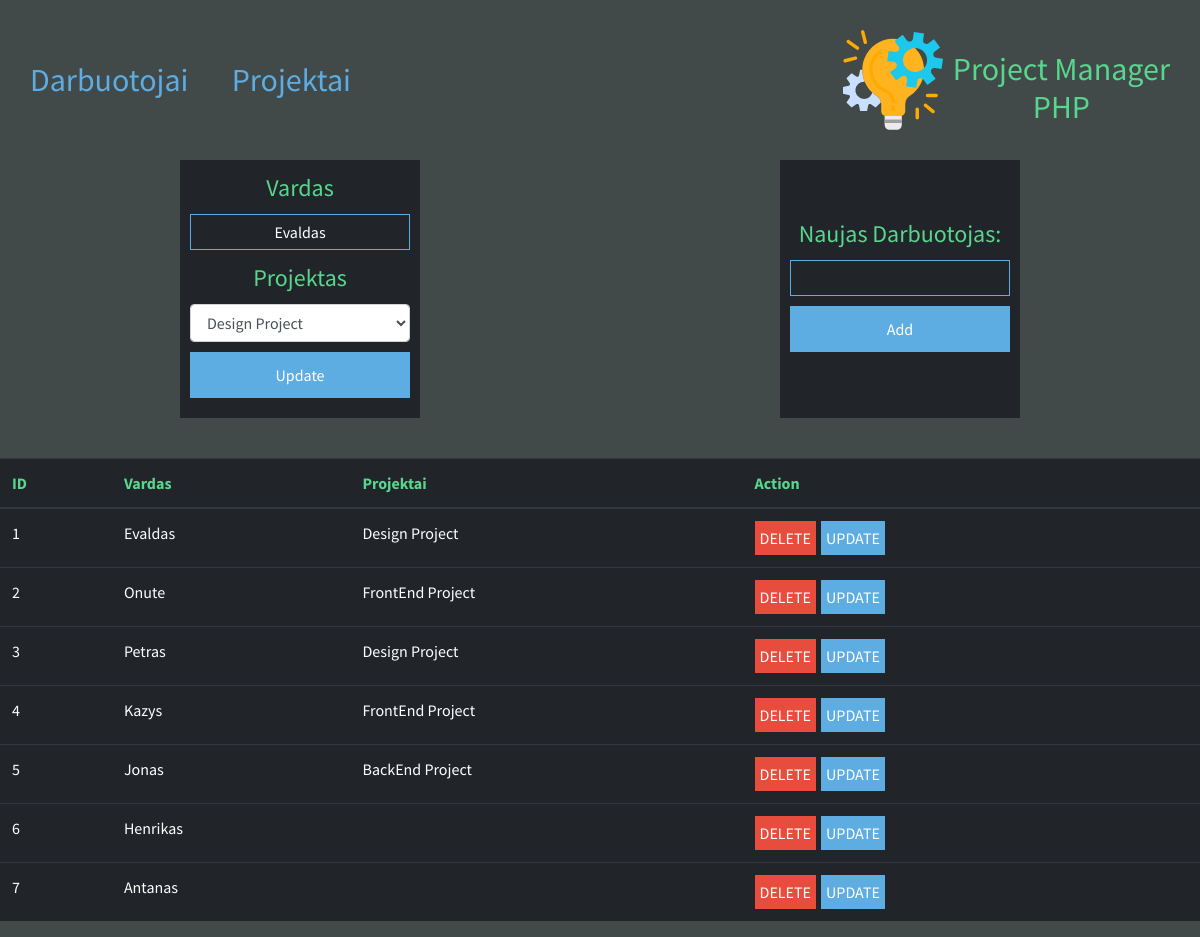
The page /?path=employee&updateEmp=Evaldas&id=1&pr=3 on the database its author committed.
### tables this page shows
CREATE TABLE `employee` (
  `id` int(11) NOT NULL AUTO_INCREMENT,
  `name` varchar(45) NOT NULL,
  `project_id` int(11) DEFAULT NULL,
  PRIMARY KEY (`id`),
  KEY `project_id_idx` (`project_id`),
  CONSTRAINT `project_id` FOREIGN KEY (`project_id`) REFERENCES `projects` (`id`) ON DELETE SET NULL ON UPDATE CASCADE
);

CREATE TABLE `projects` (
  `id` int(11) NOT NULL AUTO_INCREMENT,
  `name` varchar(45) NOT NULL,
  PRIMARY KEY (`id`)
);

### index.php (the view, shortened to what this page needs)
<!DOCTYPE html>
<html lang="en">
<head>
    <link rel="stylesheet" href="https://stackpath.bootstrapcdn.com/bootstrap/4.1.3/css/bootstrap.min.css">
    <link rel="stylesheet" href="Tools/styles.css">
</head>
<body>
    <header>
        <div class="linkai">
            <a href="?path=employee">Darbuotojai</a>
            <a href="?path=projects">Projektai</a>
        </div>
        <div class="logo">
            <img src="./logo/project-management.svg" alt="">
            <div class="textLogo">
                <h2>Project Manager</h2>
                <h2>PHP</h2>
            </div>
        </div>
    </header>
    <div id=update_add_forms>
        <?php
        include "./Tools/helper.php";
        if ($_GET['path'] == "employee" || $_GET['path'] == "") {
            echo "
            <form  id=addForm method=post>
            <label>Naujas Darbuotojas:</label>
            <input type=text name='newEmp' >
            <input type=submit name='addNew' value=Add>
            </form>
        ";
        } else if ($_GET['path'] == "projects") {
            echo "
        <form  id=addForm method=post>
        <label>Naujas Projektas:</label>
        <input type=text name='newPr' >
        <input type=submit name='addNew' value=Add>
        </form>
    ";
        }
        ?>
    </div>
    <table class="table table-hover table-dark">
        <thead>
            <tr>
                <th scope="col">ID</th>
                <?php
                if ($_GET['path'] == "employee") {
                    echo "<th scope=col>Vardas</th>";
                    echo "<th scope=col> Projektai</th>";
                } else if ($_GET['path'] == "projects") {
                    echo "<th scope=col>Projektas</th>";
                    echo "<th scope=col> Darbuotojai</th>";
                } else {
                    echo "<th scope=col>Vardas</th>";
                    echo "<th scope=col> Projektai</th>";
                }
                ?>
                <th scope="col">Action</th>
            </tr>
        </thead>
        <tbody>
            <?php
            if ($_GET['path'] == "employee" || $_GET['path'] == "") {
                $sql = "SELECT employee.id as nr, employee.name as vardas, employee.project_id as prId, projects.name as projektas
                FROM employee
                LEFT JOIN projects ON employee.project_id = projects.id
                ORDER BY nr;";
                $result = mysqli_query($conn, $sql);
                if (mysqli_num_rows($result) > 0) {
                    while ($row = mysqli_fetch_assoc($result)) {
                        $index++;
                        print('<tr>'
                            . '<td>' . $index . '</td>'
                            . '<td>' . $row['vardas'] . '</td>'
                            . '<td>' . $row['projektas'] . '</td>'
                            . '<td>' . '<a href="?action=deleteEmp&id='  . $row['nr'] . '"><button id=deleteBtn >DELETE</button></a>' .
                            '<a href="?path=employee&updateEmp='  . rawurlencode($row['vardas']) . '&id=' . $row['nr'] .   '&pr=' . $row['prId'] .  '"  ><button id=updateBtn >UPDATE</button></a>'
                            .  '</td>'
                            . '</tr>');
                    }
                }
            } else if ($_GET['path'] == "projects") {
                $sql =  "SELECT ANY_VALUE(projects.id) as numeris, projects.name as projektas , GROUP_CONCAT(employee.name SEPARATOR', ') as vardas
                        FROM projects
                        LEFT JOIN employee ON employee.project_id = projects.id
                        GROUP BY projektas
                        ORDER BY numeris;
                        ";
                $result = mysqli_query($conn, $sql);
                if (mysqli_num_rows($result) > 0) {
                    while ($row = mysqli_fetch_assoc($result)) {
                        $index++;
                        print('<tr>'
                            . '<td>' . $index . '</td>'
                            . '<td>' . $row['projektas'] . '</td>'
                            . '<td>' . $row['vardas'] . '</td>'
                            . '<td>' . '<a href="?action=deletePr&id='  . $row['numeris'] . '"><button id=deleteBtn>DELETE</button></a>' .
                            '<a href="?path=projects&updatePr=' . $row['projektas'] . '&id=' . $row['numeris'] . '"><button id=updateBtn>UPDATE</button></a>'
                            . '</td>'
                            . '</tr>');
                    }
                }
            }
            ?>
        </tbody>
    </table>
</body>
</html>

### Tools/styles.css (style rules this page uses)
body { background-color: #424949; font-family: "Source Sans Pro", sans-serif; }
header { margin-top: 30px; margin-bottom: 30px; height: 100px; display: -webkit-box; display: -ms-flexbox; display: flex; -webkit-box-align: center; -ms-flex-align: center; align-items: center; -webkit-box-pack: justify; -ms-flex-pack: justify; justify-content: space-between; }
header a { color: #5dade2; margin-right: 10px; margin-left: 30px; font-size: 2rem; text-decoration: none; -webkit-transition: 0.3s; transition: 0.3s; }
.logo { display: -webkit-box; display: -ms-flexbox; display: flex; margin-right: 30px; -webkit-box-align: center; -ms-flex-align: center; align-items: center; -webkit-box-pack: center; -ms-flex-pack: center; justify-content: center; color: #58d68d; }
.logo img { width: 100px; margin-right: 10px; }
.logo .textLogo { text-align: center; -webkit-transform: translateY(8px); transform: translateY(8px); }
.logo .textLogo h2 { margin-bottom: 0px; }
th { color: #58d68d; }
#updateForm, #addForm { background-color: #212529; width: 20%; display: -webkit-box; display: -ms-flexbox; display: flex; -webkit-box-orient: vertical; -webkit-box-direction: normal; -ms-flex-direction: column; flex-direction: column; -webkit-box-pack: center; -ms-flex-pack: center; justify-content: center; margin-bottom: 40px; text-align: center; padding: 10px; }
#updateForm label, #addForm label { color: #58d68d; font-size: 1.5rem; }
#updateForm input, #addForm input { width: 100%; text-align: center; margin-bottom: 10px; background-color: #212529; border: none; color: white; border: solid 1px #5dade2; padding: 5px; outline: none; }
#updateForm input[type="submit"], #addForm input[type="submit"] { padding: 10px; background-color: #5dade2; cursor: pointer; -webkit-transition: 0.3s; transition: 0.3s; }
button { cursor: pointer; margin-right: 5px; border: none; padding: 5px; color: white; }
#updateBtn { background-color: #5dade2; -webkit-transition: 0.3s; transition: 0.3s; }
#deleteBtn { background-color: #e74c3c; -webkit-transition: 0.3s; transition: 0.3s; }
#update_add_forms { display: -webkit-box; display: -ms-flexbox; display: flex; -ms-flex-pack: distribute; justify-content: space-around; }

### rows shown on the page
employee: name "Evaldas", project.name "Design Project"
employee: name "Onute", project.name "FrontEnd Project"
employee: name "Petras", project.name "Design Project"
employee: name "Kazys", project.name "FrontEnd Project"
employee: name "Jonas", project.name "BackEnd Project"
employee: name "Henrikas"
employee: name "Antanas"

### other values the page prints
form field prId "Design Project"
